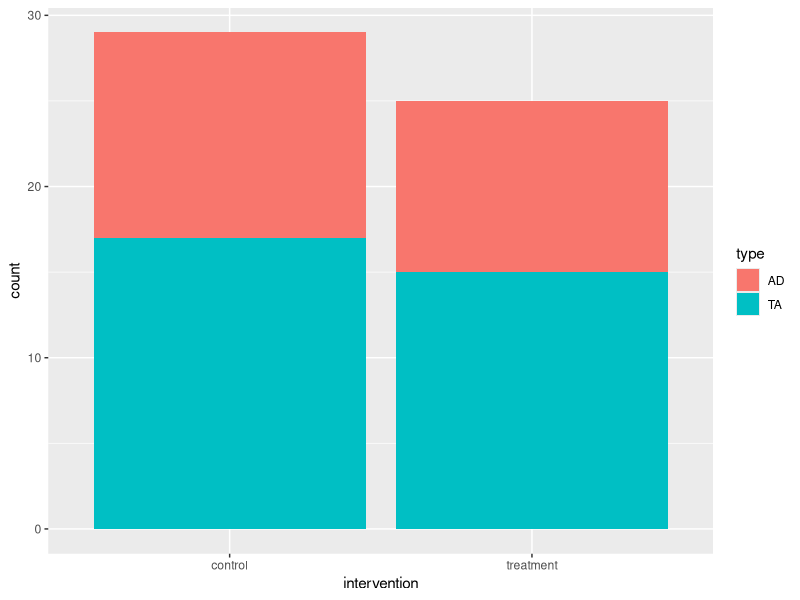
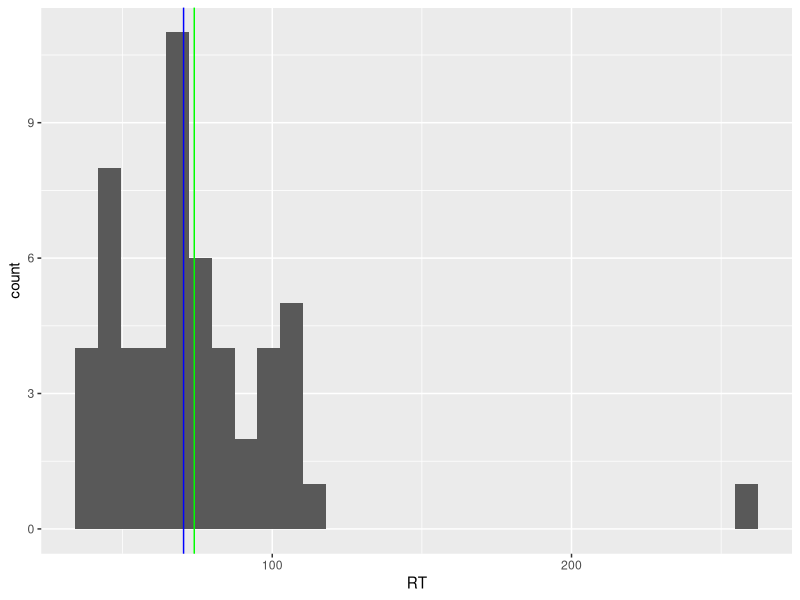

Reproduce these figures in R, in order.
## ---- chunk 1
#load required packages
library(ggplot2) #to plot
library(readr) #to read files
library(here) #to manages paths

## ---- chunk 2

#hint: use read_csv or double click on the file and import
#hint2: watch out what name is assigned to the data !
df <- read_csv('data/data_RT.csv')
df
## ---- chunk 3

#hint: x = intervention and fill with type
ggplot(data=df, aes(intervention, fill=type)) +
geom_bar()
## ---- chunk 4

#hint: x = RT
ggplot(data=df, aes(RT)) + 
geom_histogram() + 
geom_vline(xintercept = mean(df$RT), col="green") +
geom_vline(xintercept = median(df$RT), col="blue")

